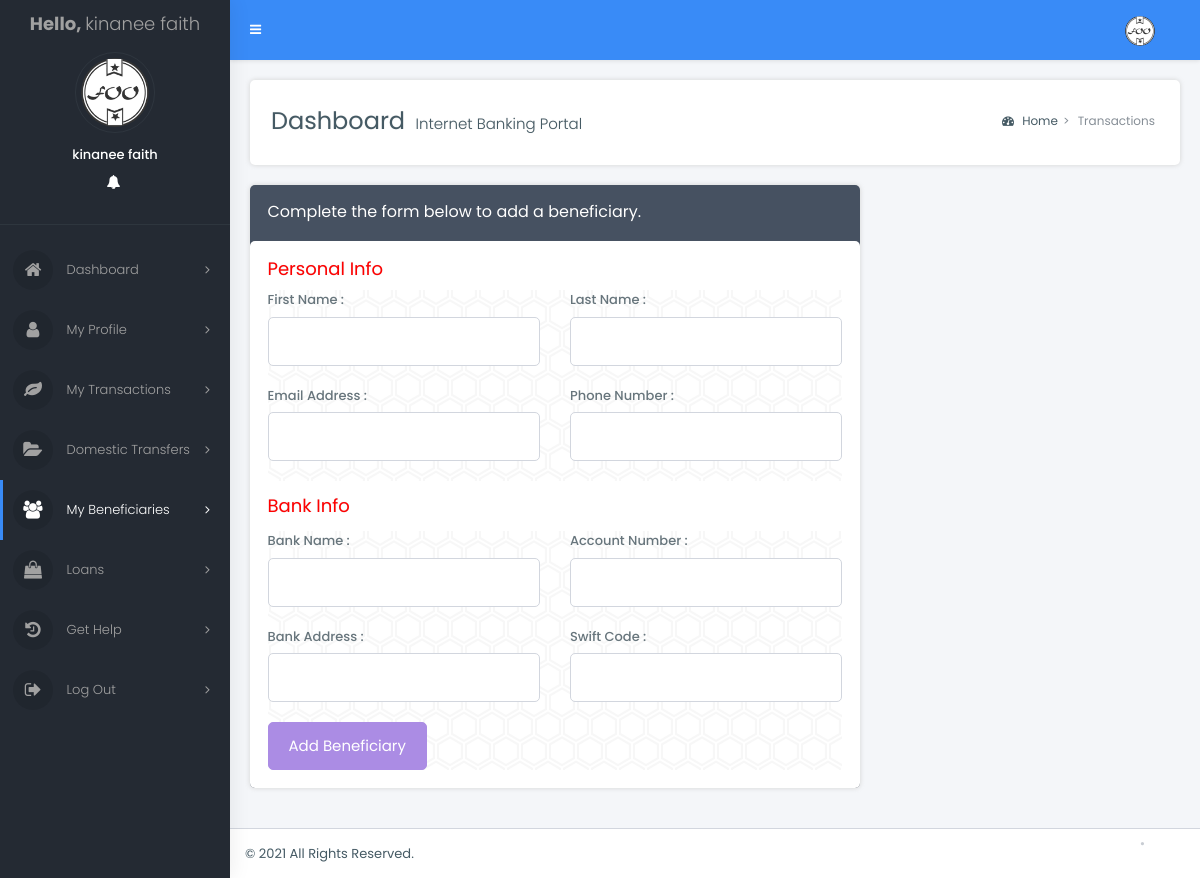
Screenshot of /dashboard/beneficiaries.php (signed in) with the database file from the repository.
### tables this page shows
CREATE TABLE `account` (
  `id` int(11) NOT NULL,
  `account_name` varchar(100) NOT NULL,
  `branch` varchar(250) NOT NULL,
  `account_type` varchar(25) NOT NULL,
  `account_number` int(25) NOT NULL,
  `username` varchar(100) NOT NULL,
  `password` varchar(100) NOT NULL,
  `dob` date NOT NULL,
  `gender` varchar(10) NOT NULL,
  `address` varchar(100) NOT NULL,
  `country` varchar(25) NOT NULL,
  `state` varchar(25) NOT NULL,
  `city` varchar(25) NOT NULL,
  `pin` int(10) NOT NULL,
  `mobile` varchar(25) NOT NULL,
  `email` varchar(100) NOT NULL,
  `open_date` date NOT NULL,
  `note` text NOT NULL,
  `image` varchar(100) NOT NULL,
  `status` varchar(25) NOT NULL,
  `Balance` int(11) NOT NULL
);

### dashboard/beneficiaries.php (the view, shortened to what this page needs)
  <?php
    $connect=mysqli_connect('localhost', 'kala', 'kala',"test");
    if(isset($_SESSION["username"])){
    $id=$_SESSION["username"];
    $check=mysqli_query($connect, 'select * from account where username="'.$id.'"');
    $info=mysqli_fetch_array($check);
    $image = $info['image'];
    $name = $info['account_name'];
    };
 ?>
<!DOCTYPE html>
<html lang="en">
  <head>
	<link rel="stylesheet" href="assets/vendor_components/bootstrap/dist/css/bootstrap.css">
	<link rel="stylesheet" href="assets/vendor_components/font-awesome/css/font-awesome.css">
	<link rel="stylesheet" href="assets/vendor_components/Ionicons/css/ionicons.css">
	<link rel="stylesheet" href="assets/vendor_components/lineaicons/linea.css">
	<link href="https://www.amcharts.com/lib/3/plugins/export/export.css" rel="stylesheet" type="text/css" />
	<link rel="stylesheet" href="css/bootstrap-extend.css">
	<link rel="stylesheet" href="css/master_style.css">
	<link rel="stylesheet" href="css/skins/_all-skins.css">
  </head>
<body class="hold-transition skin-blue sidebar-mini">
<div class="wrapper">
  <header class="main-header">
    <nav class="navbar navbar-static-top">
      <a href="#" class="sidebar-toggle" data-toggle="push-menu" role="button">
      </a>
      <div class="navbar-custom-menu">
        <ul class="nav navbar-nav">
          <li class="dropdown user user-menu">
            <a href="#" class="dropdown-toggle" data-toggle="dropdown">
              <img src="../admin/dashboard/upload/<?php echo $image?>" class="user-image rounded-circle" alt="User Image">
            </a>
          <li>
          </li>
        </ul>
      </div>
    </nav>
  </header>
  <aside class="main-sidebar">
    <section class="sidebar">
      <div class="user-panel">
		 <div class="ulogo">
			 <a href="index.php">
			  <span><b>Hello, </b><?php echo $name?></span>
			</a>
		</div>
        <div class="image">
          <img src="../admin/dashboard/upload/<?php echo $image?>" class="rounded-circle" alt="User Image">
        </div>
        <div class="info">
          <p><?php echo $name?></p>
			<a href="profile.php" class="link" data-toggle="tooltip" title="" data-original-title="Settings"><i class="ion ion-gear-b"></i></a>
            <a href="" class="link" data-toggle="tooltip" title="" data-original-title="No Notifications"><i class="fa fa-bell"></i></a>
            <a href="logout.php" class="link" data-toggle="tooltip" title="" data-original-title="Logout"><i class="ion ion-power"></i></a>
        </div>
      </div>
      <ul class="sidebar-menu" data-widget="tree">
		<li class="nav-devider"></li>
	   <li class="">
          <a href="index.php">
            <i class="fa fa-home"></i> <span>Dashboard</span>
            <span class="pull-right-container">
              <i class="fa fa-angle-right pull-right"></i>
            </span>
          </a>
        </li>
		 <li class="">
          <a href="profile.php">
            <i class="fa fa-user"></i> <span>My Profile</span>
            <span class="pull-right-container">
              <i class="fa fa-angle-right pull-right"></i>
            </span>
          </a>
        </li>
		 <li class="">
          <a href="statement.php">
            <i class="fa fa-leaf"></i> <span>My Transactions</span>
            <span class="pull-right-container">
              <i class="fa fa-angle-right pull-right"></i>
            </span>
          </a>
        </li>
		 <li class="">
          <a href="dom.php">
            <i class="fa fa-folder-open"></i> <span>Domestic Transfers</span>
            <span class="pull-right-container">
              <i class="fa fa-angle-right pull-right"></i>
            </span>
          </a>
        </li>
		 <li class="active">
          <a href="beneficiaries.php">
            <i class="fa fa-group"></i> <span>My Beneficiaries</span>
            <span class="pull-right-container">
              <i class="fa fa-angle-right pull-right"></i>
            </span>
          </a>
        </li>
		 <li class="">
          <a href="loan.php">
            <i class="fa fa-shopping-bag"></i> <span>Loans</span>
            <span class="pull-right-container">
              <i class="fa fa-angle-right pull-right"></i>
            </span>
          </a>
        </li>
		 <li class="">
          <a href="contact.php">
            <i class="fa fa-history"></i> <span>Get Help</span>
            <span class="pull-right-container">
              <i class="fa fa-angle-right pull-right"></i>
            </span>
          </a>
        </li>
		 <li class="">
          <a href="logout.php">
            <i class="fa fa-sign-out"></i> <span>Log Out</span>
            <span class="pull-right-container">
              <i class="fa fa-angle-right pull-right"></i>
            </span>
          </a>
        </li>
      </ul>
    </section>
  </aside>
  <div class="content-wrapper">
    <section class="content-header">
      <h1>
        Dashboard
        <small>Internet Banking Portal</small>
      </h1>
      <ol class="breadcrumb">
        <li class="breadcrumb-item"><a href="#"><i class="fa fa-dashboard"></i> Home</a></li>
        <li class="breadcrumb-item active">Transactions</li>
      </ol>
    </section>
    <section class="content">
		<div class="row">
		  <div class="col-lg-8 col-12">
      <div class="box box-solid bg-dark">
        <div class="box-header with-border">
          <h5 class="box-title">Complete the form below to add a beneficiary.</h5>
        </div>
        <div class="box-body wizard-content">
			<form action="#" class="tab-wizard vertical wizard-circle" method="POST">
				<h4 style="color:red">Personal Info</h4>
				<section class="bg-hexagons-dark">
					<div class="row">
						<div class="col-md-6">
							<div class="form-group">
								<label for="firstName1">First Name :</label>
								<input type="text" class="form-control" id="firstName1" name="firstname"> </div>
						</div>
						<div class="col-md-6">
							<div class="form-group">
								<label for="lastName2">Last Name :</label>
								<input type="text" class="form-control" id="lastName2"  name="lastname"> </div>
						</div>
					</div>
					<div class="row">
						<div class="col-md-6">
							<div class="form-group">
								<label for="emailAddress2">Email Address :</label>
								<input type="email" class="form-control" id="emailAddress2" name="email"> </div>
						</div>
						<div class="col-md-6">
							<div class="form-group">
								<label for="phoneNumber2">Phone Number :</label>
								<input type="tel" class="form-control" id="phoneNumber2" name="phone_number"> </div>
						</div>
					</div>
				</section>
				<p><h4 style="color:red">Bank Info</h4></p>
				<section class="bg-hexagons-dark">
					<div class="row">
						<div class="col-md-6">
							<div class="form-group">
								<label for="jobTitle6">Bank Name :</label>
								<input type="text" class="form-control" name="account_name" id="jobTitle6"> </div>
						</div>
						<div class="col-md-6">
							<div class="form-group">
								<label for="jobTitle6">Account Number :</label>
								<input type="text" class="form-control" name="account_number" id="jobTitle6"> </div>
						</div>
						<div class="col-md-6">
							<div class="form-group">
								<label for="jobTitle6">Bank Address :</label>
								<input type="text" class="form-control" id="jobTitle6" name="bank_address"> </div>
						</div>
						<div class="col-md-6">
							<div class="form-group">
								<label for="jobTitle6">Swift Code :</label>
								<input type="text" class="form-control" id="jobTitle6" name="switf_code"> </div>
						</div>
					</div>
					<button type="submit" class="btn btn-primary btn-lg" name="submit">Add Beneficiary</button>
				</section>
			</form>
        </div>
      </div>
	   </div>
	    </div>
	</section>
  </div>
  <footer class="main-footer">
    <div class="pull-right d-none d-sm-inline-block">
        <ul class="nav nav-primary nav-dotted nav-dot-separated justify-content-center justify-content-md-end">
		  <li class="nav-item">
			<a class="nav-link" href="javascript:void(0)"></a>
		  </li>
		  <li class="nav-item">
			<a class="nav-link" href="#"></a>
		  </li>
		</ul>
    </div>
	  &copy; 2021 All Rights Reserved.
  </footer>
</div>
</body>
</html>

### dashboard/css/skins/_all-skins.css (style rules this page uses)
.skin-blue .main-header .navbar { background-color: #398bf7; }
.skin-blue .main-header .navbar .nav > li > a { color: #ffffff; }
.skin-blue .main-header .navbar .sidebar-toggle { color: #ffffff; }
.skin-blue .main-header .navbar .sidebar-toggle { color: #fff; }
.skin-blue .content-header { background: #ffffff; -webkit-box-shadow: 1px 0 5px rgba(0, 0, 0, 0.1); box-shadow: 1px 0 5px rgba(0, 0, 0, 0.1); }
.skin-blue .content { background: #f4f6f9; }
.skin-blue .wrapper, .skin-blue .main-sidebar, .skin-blue .left-side { background-color: #242a33; box-shadow: 1px 0px 20px rgba(0,0,0,0.08); }
.skin-blue .user-panel > .info, .skin-blue .user-panel > .info > a { color: #fff; }
.skin-blue .sidebar { border-color: #398bf7; }
.skin-blue .sidebar-menu > li > a { border-left:3px solid #242a33; }
.skin-blue .sidebar-menu>li:hover>a, .skin-blue .sidebar-menu>li.active>a, .skin-blue .sidebar-menu>li.menu-open>a { color: #ffffff; background: #242a33; }
.skin-blue .sidebar-menu > li.active > a, .skin-blue .sidebar-menu > li.menu-open > a { color: #ffffff; }
.skin-blue .sidebar-menu > li.active > a { border-left-color: #398bf7; }
.skin-blue .sidebar a { color: #a1a1a1; }

### rows the page displays
account: image (picture), account_name "kinanee faith"
